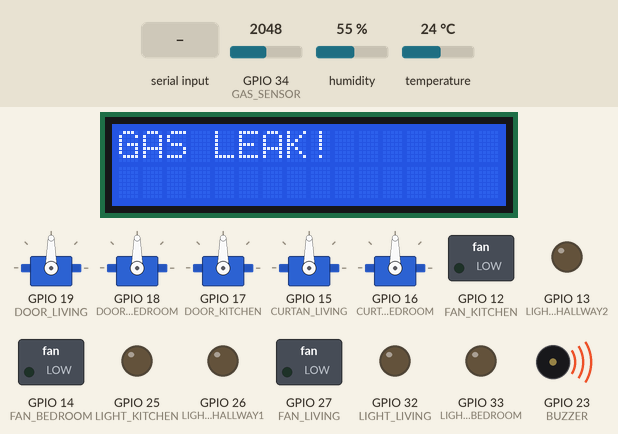
Simulated run of this sketch. Board: ESP32. Parts: 5 × servo, 16×2 character LCD, switched loads named in the sketch (green lamp = pin HIGH), output pins drawn as LEDs (lit = HIGH), buzzer (waves = sounding). The inputs (shaded band) are chosen by the test bench; at power-on: GPIO 34 (GAS_SENSOR) = 2048, humidity 55 %, temperature 24 °C. What the sketch prints to the serial monitor is not drawn.

Above: at 1.2 s.
1.3 s: GPIO 34 (GAS_SENSOR) set to 1546
4.4 s: GPIO 34 (GAS_SENSOR) set to 1433
At 5.8 s:
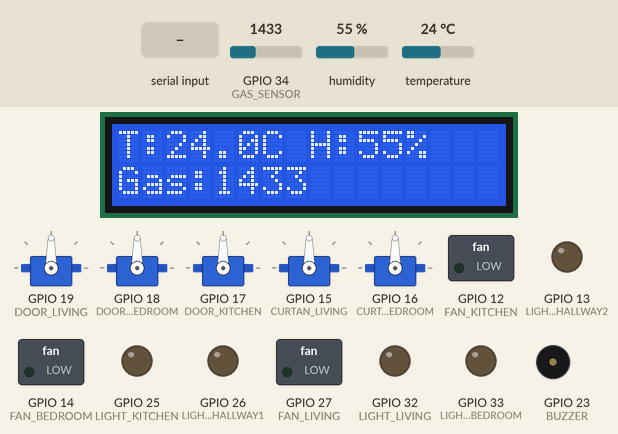
7.5 s: "batdenkhach" received over Serial
At 9.7 s:
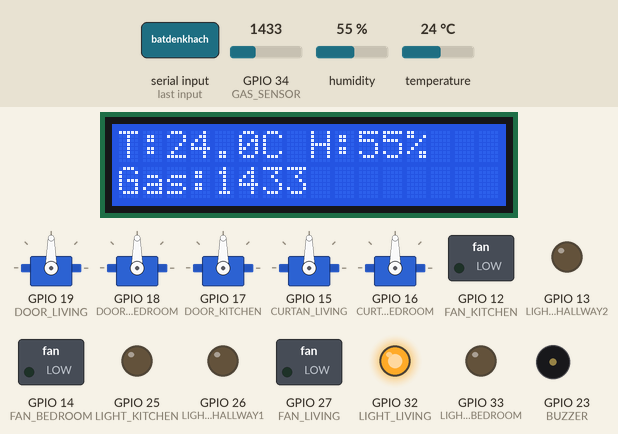
10.6 s: "batdenngu" received over Serial
At 12.3 s:
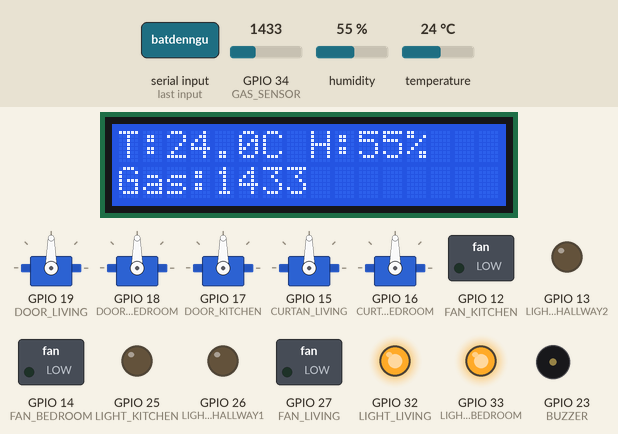
13.7 s: "batdenbep" received over Serial
At 16.1 s:
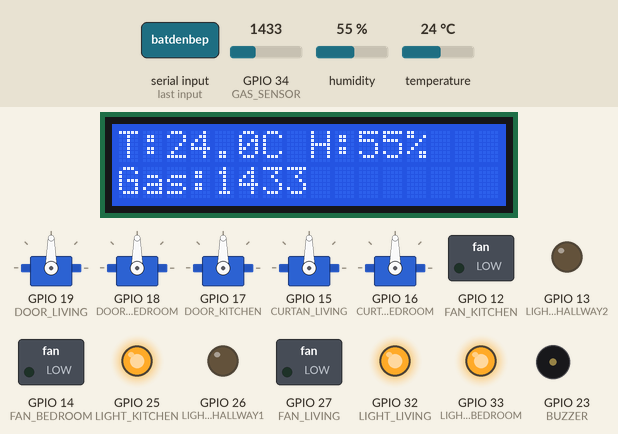
16.8 s: "bathanhlang" received over Serial
At 18.7 s:
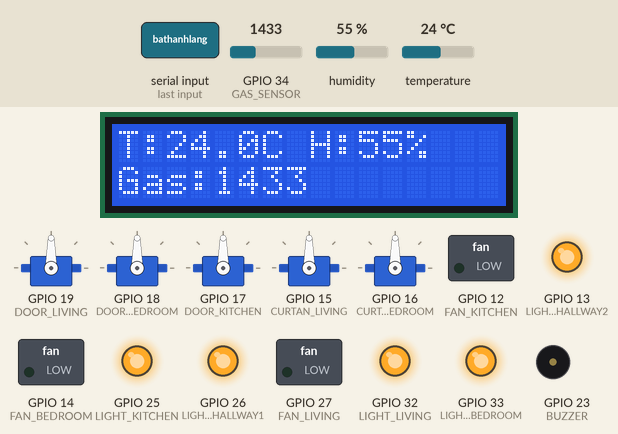
Timing chart, 0 to 20.2 s (numbered marks = the images above; inputs shaded):
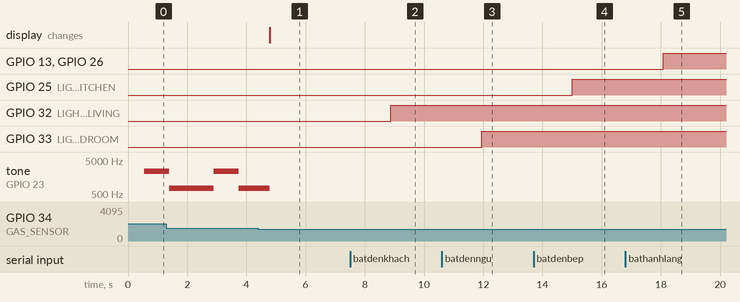

The sketch:

TEST_HW.ino
```cpp
#include <WiFi.h>
#include <Wire.h>
#include <LiquidCrystal_I2C.h>
#include <DHT.h>
#include <ESP32Servo.h>

#define LIGHT_LIVING   32
#define LIGHT_BEDROOM  33
#define LIGHT_KITCHEN  25
#define LIGHT_HALLWAY1  26
#define LIGHT_HALLWAY2  13

#define FAN_LIVING     27 //in1 r1
#define FAN_BEDROOM    14 //in2 r1
#define FAN_KITCHEN    12 //in1 r2

#define LCD_SDA 21
#define LCD_SCL 22

#define DHT_PIN        5
#define GAS_SENSOR     34
#define GAS_THRESHOLD  1500
#define BUZZER         23

#define DOOR_LIVING     19
#define DOOR_BEDROOM    18
#define DOOR_KITCHEN    17

#define CURTAN_LIVING 15
#define CURTAN_BEDROOM 16

Servo doorLiving, doorBedroom, doorKitchen;
Servo curtainLiving, curtainBedroom;

#define DHT_TYPE DHT11

DHT dht(DHT_PIN, DHT_TYPE);

LiquidCrystal_I2C lcd(0x27, 16, 2);

// ================= TRẠNG THÁI THIẾT BỊ =================
bool livingLight = false, livingFan = false;
bool bedroomLight = false, bedroomFan = false;
bool kitchenLight = false, kitchenFan = false;
bool hallwayLight = false;
bool curtainOpen = false;
bool curtainMoving = false;
unsigned long curtainMoveStart = 0;
int curtainTarget = -1;

// ================= SETUP =================
void setup() {
  Serial.begin(115200);

  pinMode(LIGHT_LIVING, OUTPUT);
  pinMode(LIGHT_BEDROOM, OUTPUT);
  pinMode(LIGHT_KITCHEN, OUTPUT);
  pinMode(LIGHT_HALLWAY1, OUTPUT);
  pinMode(LIGHT_HALLWAY2, OUTPUT);
  pinMode(FAN_LIVING, OUTPUT);
  pinMode(FAN_BEDROOM, OUTPUT);
  pinMode(FAN_KITCHEN, OUTPUT);
  pinMode(BUZZER, OUTPUT);

  doorLiving.setPeriodHertz(50);
  doorLiving.attach(DOOR_LIVING, 500, 2400);
  doorBedroom.setPeriodHertz(50);
  doorBedroom.attach(DOOR_BEDROOM, 500, 2400);
  doorKitchen.setPeriodHertz(50);
  doorKitchen.attach(DOOR_KITCHEN, 500, 2400);

  curtainLiving.setPeriodHertz(50);
  curtainLiving.attach(CURTAN_LIVING, 500, 2400);
  curtainBedroom.setPeriodHertz(50);
  curtainBedroom.attach(CURTAN_BEDROOM, 500, 2400);

  digitalWrite(LIGHT_LIVING, LOW);
  digitalWrite(LIGHT_BEDROOM, LOW);
  digitalWrite(LIGHT_KITCHEN, LOW);
  digitalWrite(LIGHT_HALLWAY1, LOW);
  digitalWrite(LIGHT_HALLWAY2, LOW);
  digitalWrite(FAN_LIVING, LOW);
  digitalWrite(FAN_BEDROOM, LOW);
  digitalWrite(FAN_KITCHEN, LOW);


  // Khởi động DHT và LCD
  dht.begin();
  lcd.init();
  lcd.backlight();

}

void openTheDoor(Servo &door, int pin) {
  door.attach(pin);
  door.write(30);
  delay(10);
  door.detach();
}

void closeTheDoor(Servo &door, int pin) {
  door.attach(pin);
  door.write(115);
  delay(10);
  door.detach();
}

// ================= LOOP =================
void loop() {
  if(Serial.available() > 0){
    String str = Serial.readString();
    str.trim();
    str.toLowerCase();
    if(str == "batdenkhach"){
      digitalWrite(LIGHT_LIVING, HIGH);
      Serial.println("KHACH OK");
    }
    if(str == "batdenngu"){
      digitalWrite(LIGHT_BEDROOM, HIGH);
      Serial.println("NGU OK");
    }
    if(str == "batdenbep"){
      digitalWrite(LIGHT_KITCHEN, HIGH);
      Serial.println("BEP OK");
    }
    if(str == "bathanhlang"){
      digitalWrite(LIGHT_HALLWAY1, HIGH);
      digitalWrite(LIGHT_HALLWAY2, HIGH);
      Serial.println("HANH LANG OK");
    }
    if(str == "tatdenkhach"){
      digitalWrite(LIGHT_LIVING, LOW);
      Serial.println("TAT KHACH OK");
    }
    if(str == "tatdenngu"){
      digitalWrite(LIGHT_BEDROOM, LOW);
      Serial.println("TAT NGU OK");
    }
    if(str == "tatdenbep"){
      digitalWrite(LIGHT_KITCHEN, LOW);
      Serial.println("TAT BEP OK");
    }
    if(str == "tathanhlang"){
      digitalWrite(LIGHT_HALLWAY2, LOW);
      digitalWrite(LIGHT_HALLWAY1, LOW);
      Serial.println("TAT HANH LANG OK");
    }
    if(str == "tathetden"){
      digitalWrite(LIGHT_LIVING, LOW);
      digitalWrite(LIGHT_BEDROOM, LOW);
      digitalWrite(LIGHT_KITCHEN, LOW);
      digitalWrite(LIGHT_HALLWAY2, LOW);
      digitalWrite(LIGHT_HALLWAY1, LOW);
      Serial.println("TAT HET OK");
    }
    if(str == "bathetden"){
      digitalWrite(LIGHT_LIVING, HIGH);
      digitalWrite(LIGHT_BEDROOM, HIGH);
      digitalWrite(LIGHT_KITCHEN, HIGH);
      digitalWrite(LIGHT_HALLWAY2, HIGH);
      digitalWrite(LIGHT_HALLWAY1, HIGH);
      Serial.println("TAT HET OK");
    }
    if(str == "batquatngu"){
      digitalWrite(FAN_BEDROOM, HIGH);
      Serial.println("BAT QUAT NGU OK");
    }
    if(str == "batquatbep"){
      digitalWrite(FAN_KITCHEN, HIGH);
      Serial.println("BAT QUAT BEP OK");
    }
    if(str == "batquatkhach"){
      digitalWrite(FAN_LIVING, HIGH);
      Serial.println("BAT QUAT KHACH OK");
    }
    if(str == "tatquatngu"){
      digitalWrite(FAN_BEDROOM, LOW);
      Serial.println("TAT QUAT NGU OK");
    }
    if(str == "tatquatbep"){
      digitalWrite(FAN_KITCHEN, LOW);
      Serial.println("TAT QUAT BEP OK");
    }
    if(str == "tatquatkhach"){
      digitalWrite(FAN_LIVING, LOW);
      Serial.println("TAT QUAT KHACH OK");
    }
    if(str == "mocuaphongkhach"){
      openTheDoor(doorLiving, DOOR_LIVING);
      Serial.println("MO CUA PHONG KHACH OK");
    }
    if(str == "dongcuaphongkhach"){
      closeTheDoor(doorLiving, DOOR_LIVING);
      Serial.println("DONG CUA PHONG KHACH OK");
    }
    if(str == "mocuaphongngu"){
      openTheDoor(doorBedroom, DOOR_BEDROOM);
      Serial.println("MO CUA PHONG NGU OK");
    }
    if(str == "dongcuaphongngu"){
      closeTheDoor(doorBedroom, DOOR_BEDROOM);
      Serial.println("DONG CUA PHONG NGU OK");
    }
    if(str == "mocuaphongbep"){
      openTheDoor(doorKitchen, DOOR_KITCHEN);
      Serial.println("MO CUA PHONG BEP OK");
    }
    if(str == "dongcuaphongbep"){
      closeTheDoor(doorKitchen, DOOR_KITCHEN);
      Serial.println("DONG CUA PHONG BEP OK");
    }
  }

  // Read sensors every 5 seconds, show on LCD
  float h = dht.readHumidity();
  float t = dht.readTemperature();
  if(isnan(h) || isnan(t)) {
    Serial.println("Failed to read from DHT sensor!");
  }
  int gasValue = analogRead(GAS_SENSOR);
  lcd.clear();
  lcd.setCursor(0, 0);
  lcd.printf("T:%.1fC H:%.0f%%", t, h);
  lcd.setCursor(0, 1);
  lcd.printf("Gas:%d", gasValue);
  Serial.printf("Temperature: %.2f C, Humidity: %.2f %%, Gas: %d\n", t, h, gasValue);
  if(gasValue > GAS_THRESHOLD) {
    lcd.clear();
    lcd.setCursor(0, 0);
    lcd.print("GAS LEAK!");
    for(int i = 0; i <= 255; i++){
      float sinVal = sin(i * 3.14159 / 180);
      int toneVal = 1500 + (sinVal * 800);
      tone(BUZZER, toneVal);
      delay(5);
    }
  } else {
    noTone(BUZZER);
  }
  delay(1000);
}
```

Measured:
- the behaviour switches between 1501 and 1500 on GPIO 34 (GAS_SENSOR) (found by bisection; images 0 and 1)
- after the input at 4.4 s, the display: changes after 0.39 s (image 1)
- after the input at 7.5 s, GPIO 32 (LIGHT_LIVING): LOW → HIGH after 1.4 s
- after the input at 10.6 s, GPIO 33 (LIGHT_BEDROOM): LOW → HIGH after 1.3 s
- after the input at 13.7 s, GPIO 25 (LIGHT_KITCHEN): LOW → HIGH after 1.3 s
- after the input at 16.8 s, GPIO 13 (LIGHT_HALLWAY2), GPIO 26 (LIGHT_HALLWAY1): LOW → HIGH after 1.3 s
